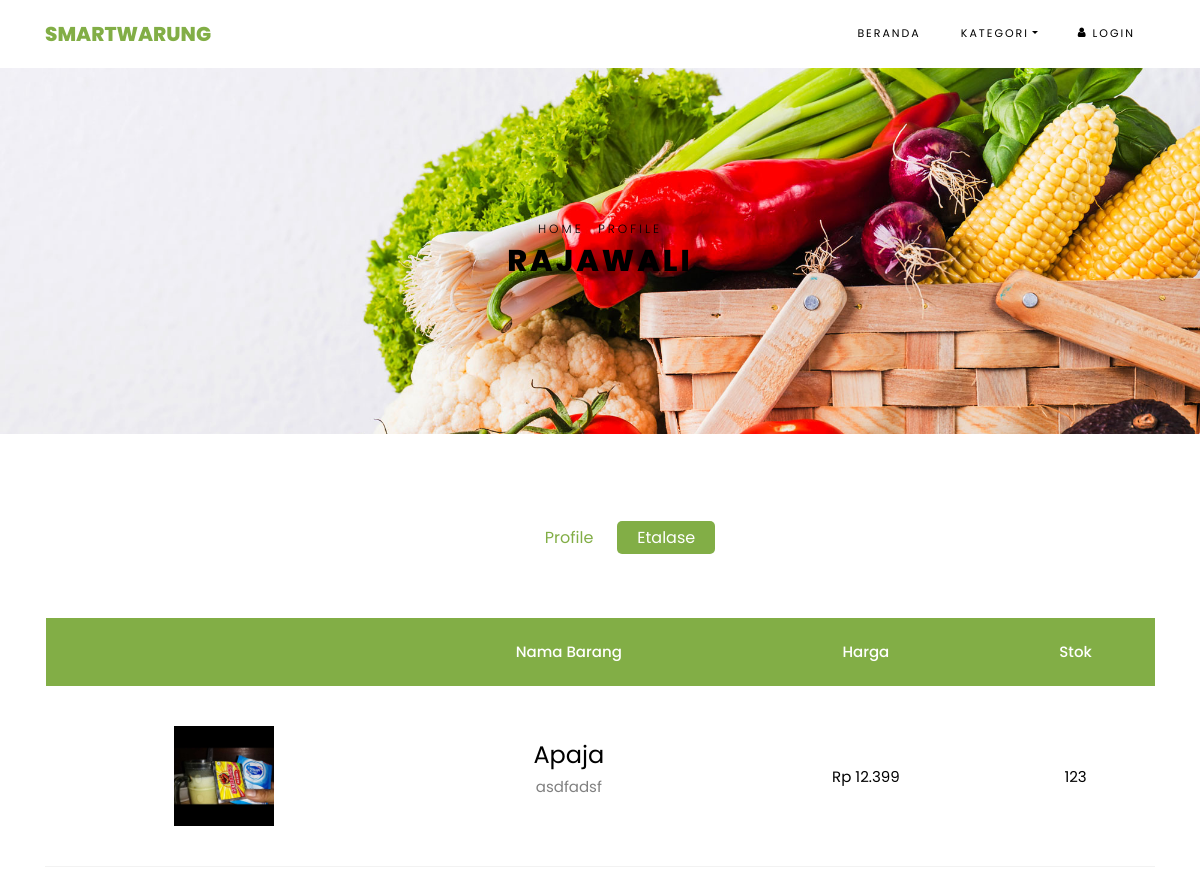
Screenshot of /profile/etalase/rajawali with the database file from the repository.
### tables this page shows
CREATE TABLE `users` (
  `name` varchar(255) NOT NULL,
  `username` varchar(255) NOT NULL,
  `password` varchar(255) NOT NULL,
  `phone` varchar(255) NOT NULL,
  `email` varchar(255) NOT NULL,
  `role` int(11) DEFAULT NULL,
  `photo` text
);

CREATE TABLE `items` (
  `id` int(11) NOT NULL,
  `username` varchar(255) NOT NULL,
  `name` varchar(255) NOT NULL,
  `category` int(11) NOT NULL,
  `stock` int(11) NOT NULL,
  `price` int(11) NOT NULL,
  `description` text NOT NULL,
  `photo` text NOT NULL
);

### application/controllers/profile.php (called while the page is built, shortened)
<?php
class profile extends CI_Controller {
    public function __construct(){
        $this->load->model('users');
        $this->load->model('invoices');
        $this->load->model('items');
        $this->load->library('form_validation');
        $this->load->helper('date');
    }
    public function etalase($username){
        $data['items'] = $this->items->get_all_username($username);
        $data['user'] = $this->users->get_username($username);
        $data['active'] = 'etalase';
        $this->load->view('template/header');
        $this->load->view('profile/etalase',$data);
        $this->load->view('template/footer');
    }
}?>

### index.php (called while the page is built, shortened)
<?php
require_once BASEPATH.'core/CodeIgniter.php';

### application/models/users.php (called while the page is built, shortened)
<?php
class users extends CI_Model {
    public function get_username($username){
        $this->db->where('username', $username);
        return $this->db->get('users')->row_array();
    }
}
?>

### application/models/items.php (called while the page is built, shortened)
<?php
class items extends CI_Model {
    public function get_all_username($username){
        $this->db->where('username',$username);
        return $this->db->get('items')->result_array();
    }
}
?>

### application/views/profile/etalase.php (the view, shortened to what this page needs)
<div class="hero-wrap hero-bread" style="background-image: url('images/bg_1.jpg');">
	<div class="container">
	<div class="row no-gutters slider-text align-items-center justify-content-center">
		<div class="col-md-9 ftco-animate text-center">
		<p class="breadcrumbs" style="color: black;"><span class="mr-2" ><a href="<?php echo base_url(); ?>" style="color: black;">Home</a></span> <span style="color: black;">Profile</span></p>
		<h1 class="mb-0 bread" style="color: black;"><?php echo $user['name']; ?></h1>
		</div>
	</div>
	</div>
</div>
    <section class="ftco-section">
    <div class="container">
        <div class="row justify-content-center">
            <div class="col-md-10 mb-5 text-center">
                <ul class="product-category">
                <?php include APPPATH.'views/profile/menu.php'; ?>
                </ul>
            </div>
        </div>
        <div class="row">
            <div class="container">
                    <div class="row">
                    <div class="col-md-12 ftco-animate">
                        <div class="cart-list">
                            <table class="table">
                                <thead class="thead-primary">
                                <tr class="text-center">
                                    <th>&nbsp;</th>
                                    <th>Nama Barang</th>
                                    <th>Harga</th>
                                    <th>Stok</th>
                                </tr>
                                </thead>
                                <tbody>
                                <?php foreach($items as $item): ?>
                                <tr class="text-center">
                                    <td class="image-prod"><div class="img" style="background-image:url(<?php $photos = explode(',',$item['photo']); echo base_url('assets/uploads/').$photos[0]?>);"></div></td>
                                    <td class="product-name">
                                        <a href="<?php echo site_url('item/show/').$item['id'] ?>" class="h4"><?php echo $item['name'] ?></a>
                                        <p><?php echo $item['description'] ?></p>
                                    </td>
                                    <td class="price"><?php echo "Rp ".number_format($item['price'], 0, ".", ".") ?></td>
                                    <td class="price">
                                        <?php echo $item['stock']; ?>
                                    </div>
                                <?php endforeach; ?>
                        </div>
                    </div>
                </div>
            </div>
        </div>
</section>

### rows the page displays
users: name "RAJAWALI"
items: photo (picture), name "Apaja", description "asdfadsf", price "12.399", stock "123"
